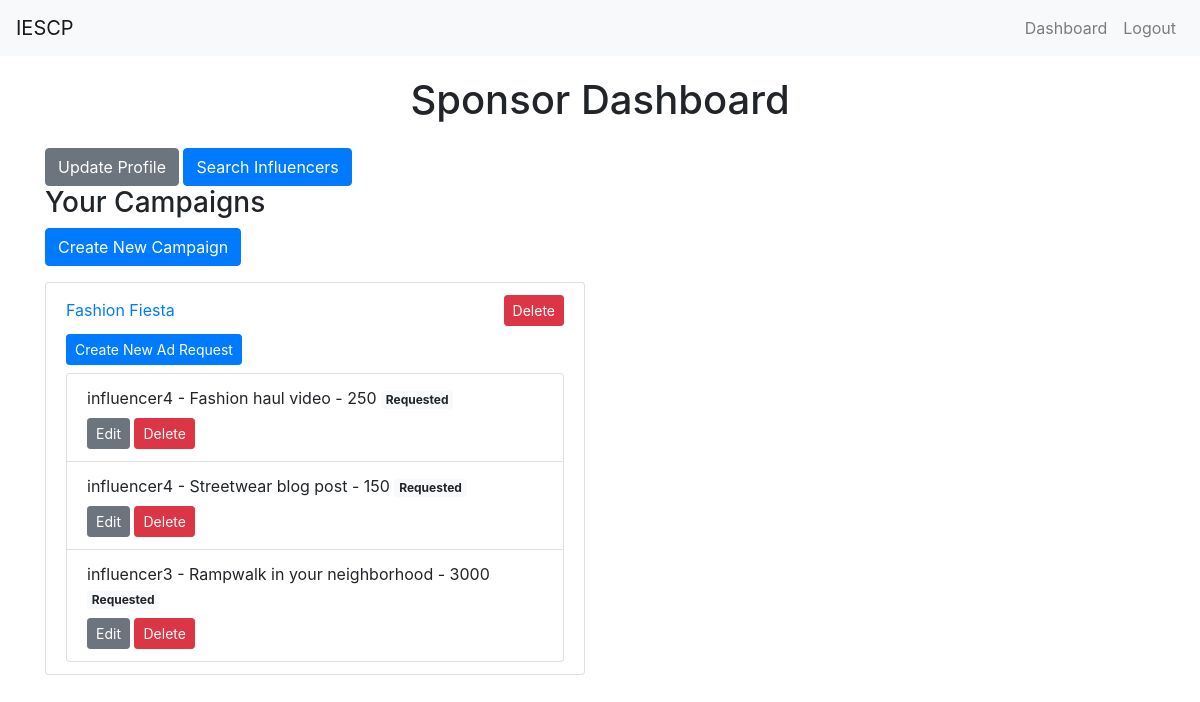
The page /sponsor_dashboard (signed in) on the database as committed earlier.
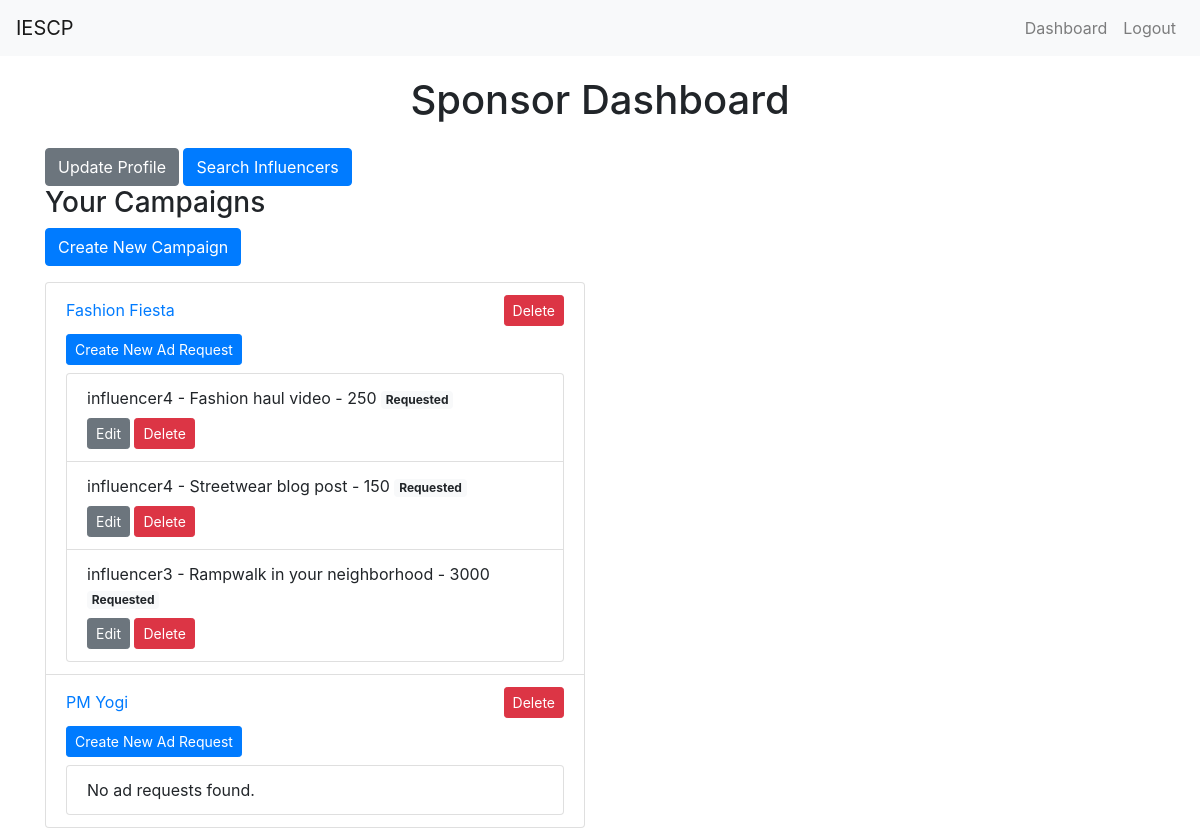
The same page on the database as committed later.
### app.py (models this page shows, shortened)
class Campaign(db.Model):
    id = db.Column(db.Integer, primary_key=True)
    name = db.Column(db.String(100), nullable=False)
    description = db.Column(db.String(200))
    start_date = db.Column(db.DateTime, default=db.func.current_timestamp())
    end_date = db.Column(db.DateTime)
    niche = db.Column(db.String(100))
    budget = db.Column(db.Float, nullable=False)
    owner_id = db.Column(db.Integer, db.ForeignKey('user.id'), nullable=False)
    visibility = db.Column(db.String(10))  # 'public' or 'private'
    flagged = db.Column(db.Boolean, default=False)
    ad_requests = db.relationship('AdRequest', backref='campaign', lazy=True)

class AdRequest(db.Model):
    id = db.Column(db.Integer, primary_key=True)
    campaign_id = db.Column(db.Integer, db.ForeignKey('campaign.id'), nullable=False)
    influencer_id = db.Column(db.Integer, db.ForeignKey('user.id'), nullable=False)
    messages = db.Column(db.Text)
    requirements = db.Column(db.Text)
    payment_amount = db.Column(db.Integer)
    negotiation_comment = db.Column(db.Text, nullable=True)
    status = db.Column(db.String(20), nullable=False, default='Requested')

class User(UserMixin, db.Model):
    id = db.Column(db.Integer, primary_key=True)
    username = db.Column(db.String(50), unique=True, nullable=False)
    email = db.Column(db.String(120), unique=True, nullable=False)
    password = db.Column(db.String(200), nullable=False)
    role = db.Column(db.String(20), nullable=False)  # 'admin', 'sponsor', 'influencer'
    flagged = db.Column(db.Boolean, default=False)  # Flag for inappropriate users
    campaigns = db.relationship('Campaign', backref='owner', lazy=True)
    ad_requests = db.relationship('AdRequest', backref='influencer', lazy=True)
    company_name = db.Column(db.String(100))
    industry = db.Column(db.String(100))
    budget = db.Column(db.Integer)
    category = db.Column(db.String(100)) # Health, Gaming, etc.
    niche = db.Column(db.String(100))
    followers = db.Column(db.Integer)
    platform = db.Column(db.String(10))

### app.py (the view)
@app.route('/sponsor_dashboard')
@login_required
def sponsor_dashboard():
    if current_user.role != 'sponsor':
        flash('Access unauthorized!', 'danger')
        return redirect(url_for('index'))
    campaigns = Campaign.query.filter_by(owner_id=current_user.id).all()
    ad_requests = AdRequest.query.join(Campaign).filter(Campaign.owner_id == current_user.id).all()
    return render_template('sponsor_dashboard.html', campaigns=campaigns, ad_requests=ad_requests)

### app.py (called while the page is built)
@login_manager.user_loader
def load_user(user_id):
    return User.query.get(int(user_id))

### templates/sponsor_dashboard.html (shortened to what this page needs)
{% extends "layout.html" %}
{% block content %}
<h1 class="text-center mb-4">Sponsor Dashboard</h1>
<a href="{{ url_for('profile') }}" class="btn btn-secondary">Update Profile</a>
<a href="{{ url_for('search_influencers') }}" class="btn btn-primary">Search Influencers</a>
<div class="row">
    <div class="col-md-6">
        <h3>Your Campaigns</h3>
        <a href="{{ url_for('create_campaign') }}" class="btn btn-primary mb-3">Create New Campaign</a>
        <ul class="list-group">
            {% for campaign in campaigns %}
            <li class="list-group-item">
                <div class="d-flex justify-content-between align-items-center">
                    <a href="{{ url_for('update_campaign', campaign_id=campaign.id) }}">{{ campaign.name }}</a>
                    <form method="POST" action="{{ url_for('delete_campaign', campaign_id=campaign.id) }}" class="d-inline">
                        <button type="submit" class="btn btn-danger btn-sm">Delete</button>
                    </form>
                </div>
                <a href="{{ url_for('create_ad_request') }}" class="btn btn-primary btn-sm mt-2 mb-2">Create New Ad Request</a>
                <ul class="list-group">
                    {% for ad_request in campaign.ad_requests %}
                    <li class="list-group-item">
                        {{ ad_request.influencer.username }} - {{ ad_request.requirements }} - {{ ad_request.payment_amount }}
                        <span class="badge {% if ad_request.status == 'Accepted' %}bg-success{% elif ad_request.status == 'Rejected' %}bg-danger{% elif ad_request.status == 'Requested' %}bg-light{% elif ad_request.status == 'Negotiated' %}bg-warning text-dark{% endif %}">
                            {{ ad_request.status }}
                        </span>
                        <div class="mt-2">
                            {% if ad_request.status != 'Accepted' %}
                            <a href="{{ url_for('update_ad_request', ad_request_id=ad_request.id) }}" class="btn btn-secondary btn-sm">Edit</a>
                            {% endif %}
                            <form method="POST" action="{{ url_for('delete_ad_request', ad_request_id=ad_request.id) }}" class="d-inline">
                                <button type="submit" class="btn btn-danger btn-sm">Delete</button>
                            </form>
                        </div>
                    </li>
                    {% else %}
                    <li class="list-group-item">No ad requests found.</li>
                    {% endfor %}
                </ul>
            </li>
            {% else %}
            <li class="list-group-item">No campaigns found.</li>
            {% endfor %}
        </ul>
    </div>
</div>
{% endblock %}

Rows that differ between the two databases and show on the page:
added Campaign: name "PM Yogi"
